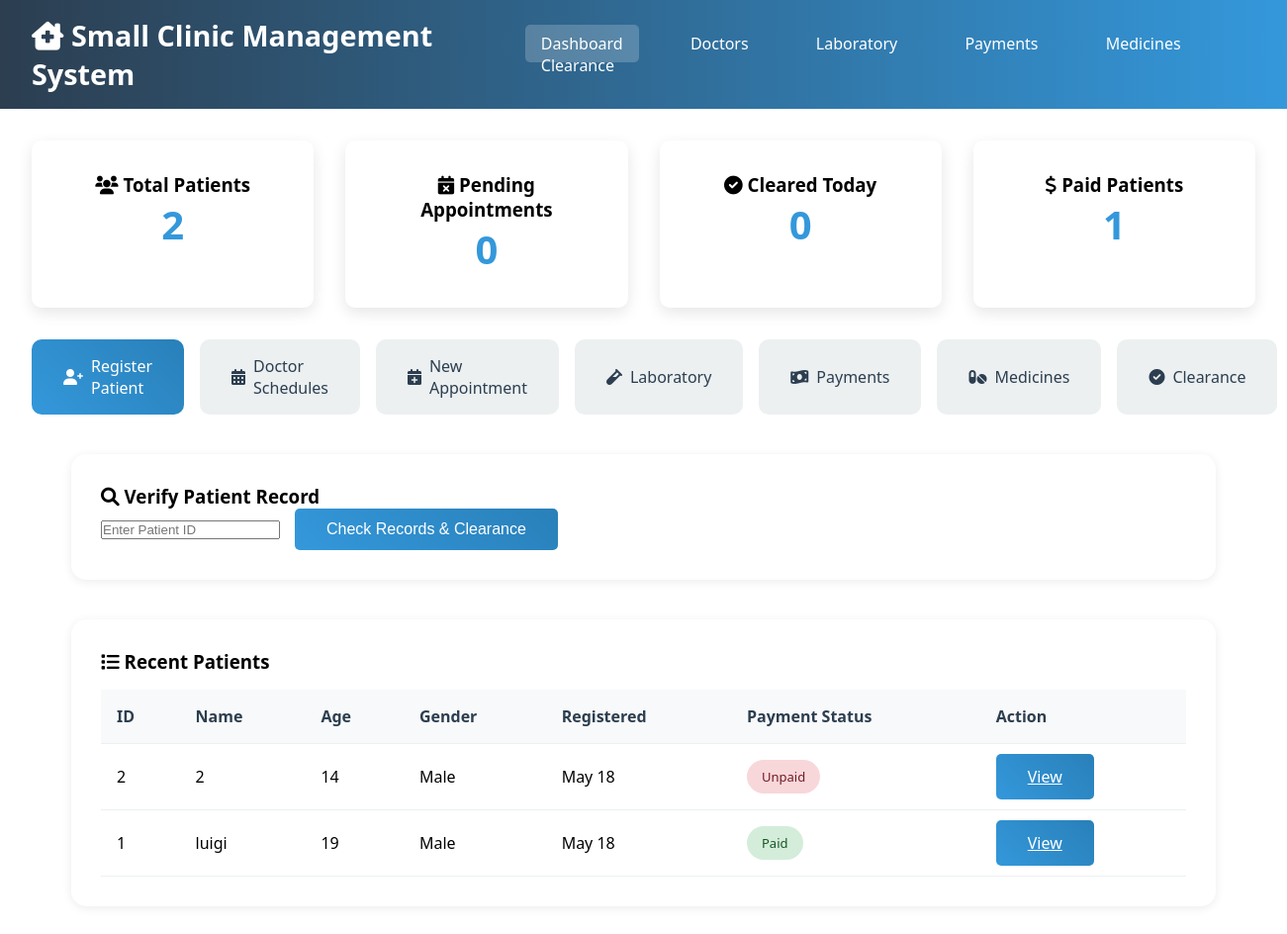
/, run on an earlier commit of the app's database.
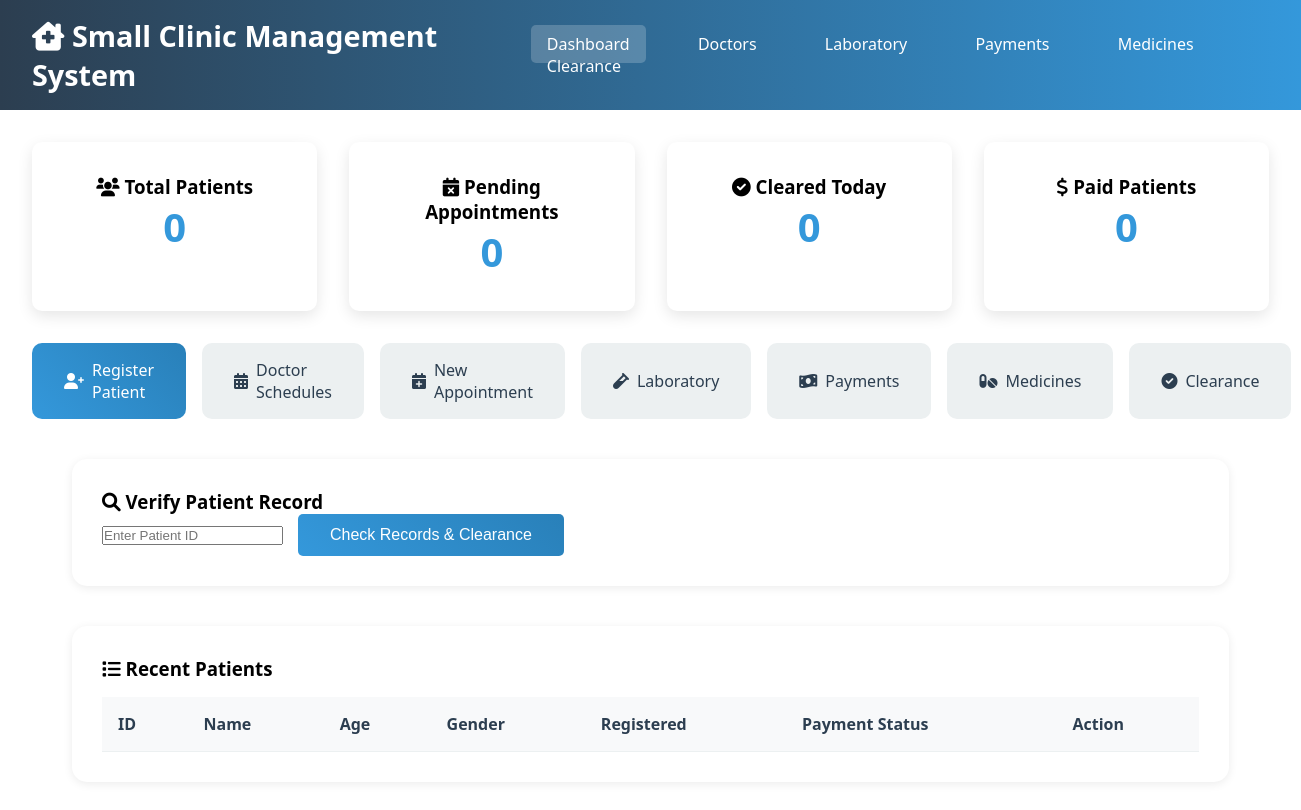
And on a later commit of the database.
### tables this page shows
CREATE TABLE `patients` (
  `patient_id` int(11) NOT NULL,
  `fullname` varchar(100) NOT NULL,
  `age` int(11) DEFAULT NULL,
  `gender` varchar(10) DEFAULT NULL,
  `address` text DEFAULT NULL,
  `contact_number` varchar(20) DEFAULT NULL,
  `date_registered` timestamp NOT NULL DEFAULT current_timestamp()
);

### index.php (the view, shortened to what this page needs)
<?php include 'config.php'; ?>
<!DOCTYPE html>
<html lang="en">
<head>
    <link rel="stylesheet" href="style.css">
    <link href="https://cdnjs.cloudflare.com/ajax/libs/font-awesome/6.0.0/css/all.min.css" rel="stylesheet">
</head>
<body>
    <div class="container">
        <header>
            <h1><i class="fas fa-clinic-medical"></i> Small Clinic Management System</h1>
            <nav>
                <a href="index.php" class="active">Dashboard</a>
                <a href="doctor_schedule.php">Doctors</a>
                <a href="laboratory.php">Laboratory</a>
                <a href="payments.php">Payments</a>
                <a href="medicine.php">Medicines</a>
                <a href="clearance.php">Clearance</a>
            </nav>
        </header>
        <main>
            <div class="dashboard-stats">
                <?php
                $total_patients = $pdo->query("SELECT COUNT(*) FROM patients")->fetchColumn();
                $pending_appointments = $pdo->query("SELECT COUNT(*) FROM appointments WHERE status='Pending'")->fetchColumn();
                $cleared_patients = $pdo->query("SELECT COUNT(*) FROM payments WHERE payment_status='Paid'")->fetchColumn();
                $today_patients = $pdo->query("SELECT COUNT(*) FROM appointments WHERE DATE(appointment_date) = CURDATE() AND status='Completed'")->fetchColumn();
                ?>
                <div class="stat-card"><h3><i class="fas fa-users"></i> Total Patients</h3><span class="stat-number"><?php echo $total_patients; ?></span></div>
                <div class="stat-card"><h3><i class="fas fa-calendar-times"></i> Pending Appointments</h3><span class="stat-number"><?php echo $pending_appointments; ?></span></div>
                <div class="stat-card"><h3><i class="fas fa-check-circle"></i> Cleared Today</h3><span class="stat-number"><?php echo $today_patients; ?></span></div>
                <div class="stat-card"><h3><i class="fas fa-dollar-sign"></i> Paid Patients</h3><span class="stat-number"><?php echo $cleared_patients; ?></span></div>
            </div>
            <div class="quick-actions">
                <a href="#patient-form" class="action-btn primary"><i class="fas fa-user-plus"></i> Register Patient</a>
                <a href="doctor_schedule.php" class="action-btn"><i class="fas fa-calendar-alt"></i> Doctor Schedules</a>
                <a href="#appointment-form" class="action-btn"><i class="fas fa-calendar-plus"></i> New Appointment</a>
                <a href="laboratory.php" class="action-btn"><i class="fas fa-vial"></i> Laboratory</a>
                <a href="payments.php" class="action-btn"><i class="fas fa-money-bill-wave"></i> Payments</a>
                <a href="medicine.php" class="action-btn"><i class="fas fa-pills"></i> Medicines</a>
                <a href="clearance.php" class="action-btn"><i class="fas fa-check-circle"></i> Clearance</a>
            </div>
            <div class="card">
                <h3><i class="fas fa-search"></i> Verify Patient Record</h3>
                <form method="GET" action="clearance.php">
                    <div class="form-row">
                        <input type="number" name="patient_id" placeholder="Enter Patient ID" required>
                        <button type="submit" class="btn primary">Check Records & Clearance</button>
                    </div>
                </form>
            </div>
            <div class="card">
                <h3><i class="fas fa-list"></i> Recent Patients</h3>
                <table class="table">
                    <thead><tr><th>ID</th><th>Name</th><th>Age</th><th>Gender</th><th>Registered</th><th>Payment Status</th><th>Action</th></tr></thead>
                    <tbody>
                        <?php
                        $stmt = $pdo->query("
                            SELECT p.*, COALESCE(py.payment_status, 'No Payment') as payment_status
                            FROM patients p
                            LEFT JOIN payments py ON p.patient_id = py.patient_id
                            ORDER BY p.date_registered DESC LIMIT 10
                        ");
                        while ($row = $stmt->fetch()) {
                            $statusClass = strtolower(str_replace(' ', '-', $row['payment_status']));
                            echo "<tr>
                                <td>{$row['patient_id']}</td>
                                <td>{$row['fullname']}</td>
                                <td>{$row['age']}</td>
                                <td>{$row['gender']}</td>
                                <td>" . date('M j', strtotime($row['date_registered'])) . "</td>
                                <td><span class='status {$statusClass}'>{$row['payment_status']}</span></td>
                                <td><a href='clearance.php?patient_id={$row['patient_id']}' class='btn primary'>View</a></td>
                            </tr>";
                        }
                        ?>
                    </tbody>
                </table>
            </div>
        </main>
    </div>
</body>
</html>

What changed in the data, as far as the page shows it:
removed patients: patient_id "2", fullname "2", age "14", gender "Male", date_registered "May 18", payment_status "Unpaid"
removed patients: patient_id "1", fullname "luigi", age "19", gender "Male", date_registered "May 18", payment_status "Paid"
Also different on the page:
$total_patients: "2" → "0"
$cleared_patients: "1" → "0"
